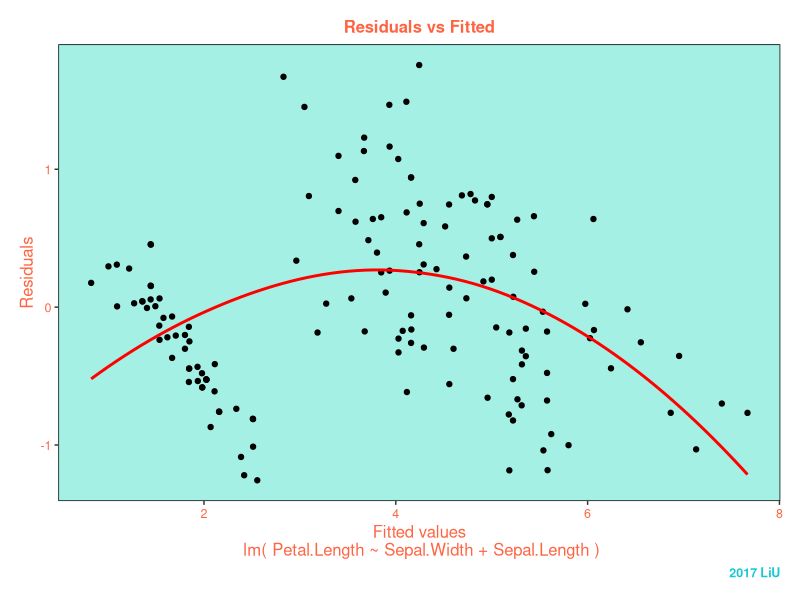
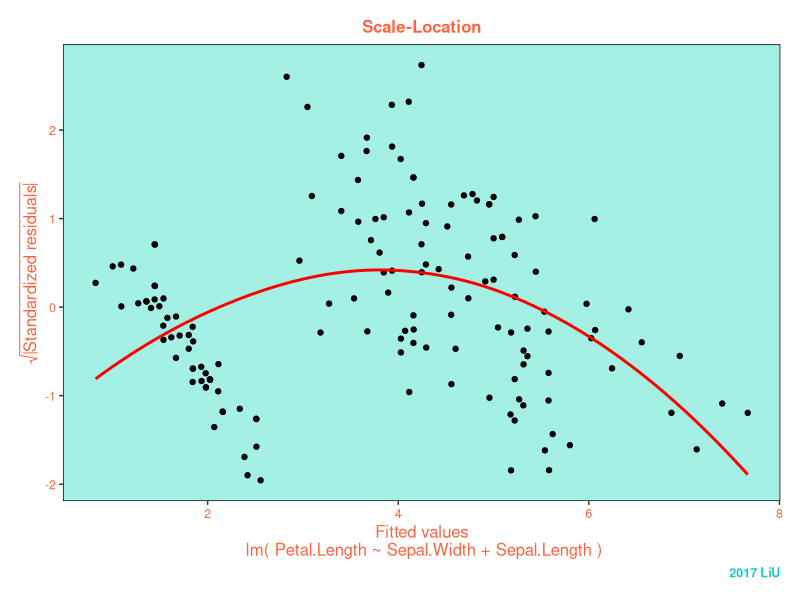

Source code (R) for these figures, in order:
## ---- chunk 1
knitr::opts_chunk$set(
  collapse = TRUE,
  comment = "#>"
)
## ---- chunk 2
linreg <- setRefClass("linreg", 
  fields = list(formula="formula",
                data="data.frame",
                reg_coe="matrix",
                fit_val="matrix",
                residu="matrix",
                dof="numeric",
                res_var="matrix",
                var_reg_coe="numeric",
                t_val="matrix",
                data_name="character"),
  
  methods = list(
    initialize = function(formula, data){
      
      formula <<- formula
      data <<- data
      
      data_name <<- deparse(substitute(data))
      
      #getting y variable from the formula
      get_y <- all.vars(formula)[1]
      
      #defining X and y
      y <- data[[get_y]]
      X <- model.matrix(formula, data)
      
      reg_coe <<- solve((t(X)%*%X))%*%t(X)%*%y
      fit_val <<- X%*%reg_coe
      residu <<- y-fit_val
      
      dof <<- length(y) - length(all.vars(formula))
      res_var <<- (t(residu)%*%residu)/dof
      var_reg_coe <<- diag(as.numeric(res_var)*solve(t(X)%*%X))
      t_val <<- reg_coe/sqrt(var_reg_coe)
       
    },
  
    print = function(){
      "Print out the coefficients and coefficient names"
      
      cat("Call: \n ")
      cat(paste0("linreg(formula = ",format(formula),", data = ",data_name,")\n\n"))
      cat("Coefficients: \n")
      cat(" ",row.names(reg_coe), "\n    ", sep = "  ")
      cat(t(reg_coe), sep="    ")
     
    }
  )
  )
linreg_mod <- linreg$new(Petal.Length~Sepal.Width+Sepal.Length, data=iris)
linreg_mod$print()
## ---- chunk 3
linreg <- setRefClass("linreg", 
  fields = list(formula="formula",
                data="data.frame",
                reg_coe="matrix",
                fit_val="matrix",
                residu="matrix",
                dof="numeric",
                res_var="matrix",
                var_reg_coe="numeric",
                t_val="matrix",
                data_name="character"),
  
  methods = list(
    initialize = function(formula, data){
      
      formula <<- formula
      data <<- data
      
      data_name <<- deparse(substitute(data))
      
      #getting y variable from the formula
      get_y <- all.vars(formula)[1]
      
      #defining X and y
      y <- data[[get_y]]
      X <- model.matrix(formula, data)
      
      reg_coe <<- solve((t(X)%*%X))%*%t(X)%*%y
      fit_val <<- X%*%reg_coe
      residu <<- y-fit_val
      
      dof <<- length(y) - length(all.vars(formula))
      res_var <<- (t(residu)%*%residu)/dof
      var_reg_coe <<- diag(as.numeric(res_var)*solve(t(X)%*%X))
      t_val <<- reg_coe/sqrt(var_reg_coe)
       
    },
  
    plot = function(){
      "Plotting Residuals vs Fitted graph & Scale-Location graph"
      
      library(ggplot2)
      
      liu_theme <- 
        theme(
          #margin setting
          plot.margin = unit(c(0.5,0.5,0.5,0.5), "cm"),
          
          #color codes from: https://html-color.codes/hex
          
          #background color Liu-base color 9
          panel.background = element_rect(fill="#a5f0e4"),
          
          #delete grid lines
          panel.grid.major.y = element_blank(),
          panel.grid.minor.y = element_blank(),
          panel.grid.major.x = element_blank(),
          panel.grid.minor.x = element_blank(),
          
          #text color of title and axis Liu-accent color 1
          plot.title = element_text(color="#ff6442", face = "bold", size="12"),
          axis.title.x = element_text(color="#ff6442", size="12"),
          axis.title.y = element_text(color="#ff6442", size="12"),
          axis.text.x = element_text(color="#ff6442", size="9"),
          axis.text.y = element_text(color="#ff6442", size="9"),
          
          #border setting
          panel.border = element_rect(fill = NA),
          
          #caption color Liu_base color 2
          plot.caption = element_text(color="#17c7d2", face="bold", size="9")
        ) 
      
      #plot1
      plot1 <- ggplot(data.frame(fit_val,residu),aes(y=residu,x=fit_val)) + geom_point() + #graph + scatter plot
        xlab(paste("Fitted values\n", "lm(",format(formula),")")) + 
        ylab("Residuals")+ ggtitle("Residuals vs Fitted") + 
        geom_smooth(span = 2,colour="red",method="loess",se=FALSE) + labs(caption="2017 LiU") +
        theme(plot.title = element_text(hjust = 0.5)) + #Title center alignment
        liu_theme #Theme added
        
      #plot2
      std_res <- residu/sd(residu)
      plot2 <- ggplot(data.frame(fit_val,std_res),aes(y=std_res,x=fit_val)) + geom_point() + #graph + scatter plot
        xlab(paste("Fitted values\n", "lm(",format(formula),")")) +
        ylab(expression(sqrt(abs("Standardized residuals")))) + ggtitle("Scale-Location") +
        geom_smooth(span = 2,colour="red",method="loess",se=FALSE) + labs(caption="2017 LiU") +
        theme(plot.title = element_text(hjust = 0.5)) + #Title center alignment
        liu_theme #Theme added
        
      return(list(plot1,plot2))
    }
  )
  )
linreg_mod <- linreg$new(Petal.Length~Sepal.Width+Sepal.Length, data=iris)
linreg_mod$plot()
## ---- chunk 4
linreg <- setRefClass("linreg", 
  fields = list(formula="formula",
                data="data.frame",
                reg_coe="matrix",
                fit_val="matrix",
                residu="matrix",
                dof="numeric",
                res_var="matrix",
                var_reg_coe="numeric",
                t_val="matrix",
                data_name="character"),
  
  methods = list(
    initialize = function(formula, data){
      
      formula <<- formula
      data <<- data
      
      data_name <<- deparse(substitute(data))
      
      #getting y variable from the formula
      get_y <- all.vars(formula)[1]
      
      #defining X and y
      y <- data[[get_y]]
      X <- model.matrix(formula, data)
      
      reg_coe <<- solve((t(X)%*%X))%*%t(X)%*%y
      fit_val <<- X%*%reg_coe
      residu <<- y-fit_val
      
      dof <<- length(y) - length(all.vars(formula))
      res_var <<- (t(residu)%*%residu)/dof
      var_reg_coe <<- diag(as.numeric(res_var)*solve(t(X)%*%X))
      t_val <<- reg_coe/sqrt(var_reg_coe)
       
    },
  
    summary = function(){
      "Simplified summary of the linear model"
      
      #p_value calculation
      p_val <- 2*pt(abs(t_val),dof,lower.tail = FALSE)
      
      #organizing table
      reg_coe_edit <- matrix(NA, nrow=3, ncol=4)
      reg_coe <<- cbind(reg_coe, reg_coe_edit)
      reg_coe[,2] <<- sqrt(var_reg_coe)
      reg_coe[,3] <<- t_val
      reg_coe[,4] <<- p_val
      reg_coe[,5] <<- "***"

      cat("          ", c("Estimate", "Std. Error", "t value", "Pr(>|t|)", ""), "\n", sep = "        ")
      for(i in 1:length(all.vars(formula))){
      cat(row.names(reg_coe)[i], reg_coe[i,], "\n", sep = " ")
      }

      cat("\nResidual standard error:",format(sd(residu)), "on 147 degrees of freedom\n\n")
      }
  )
  )
linreg_mod <- linreg$new(Petal.Length~Sepal.Width+Sepal.Length, data=iris)
linreg_mod$summary()
